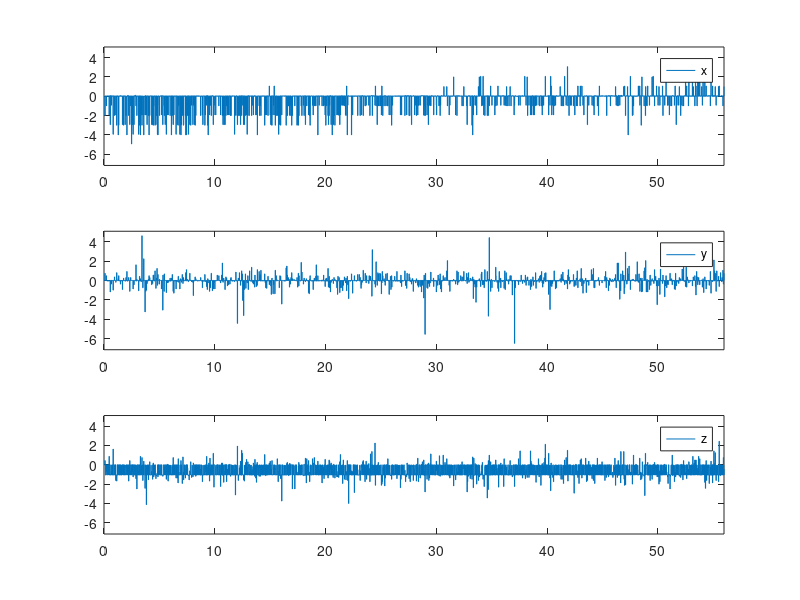
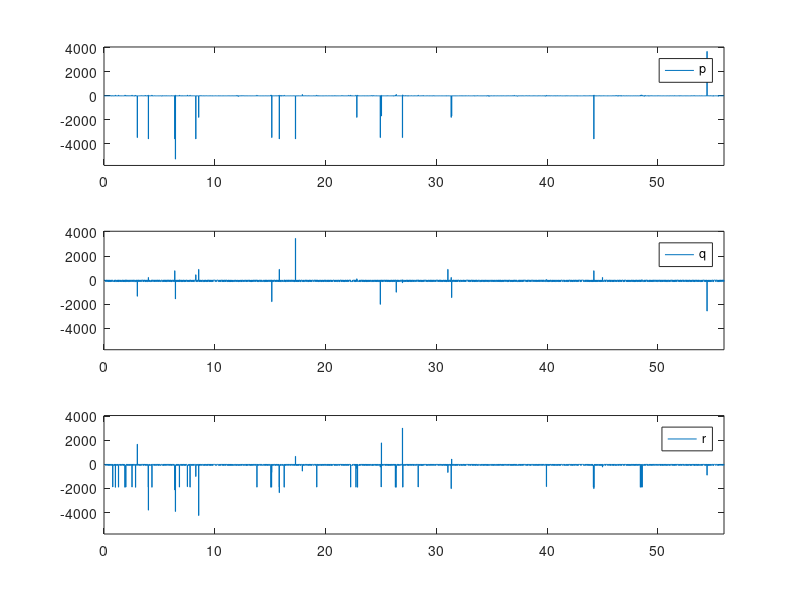
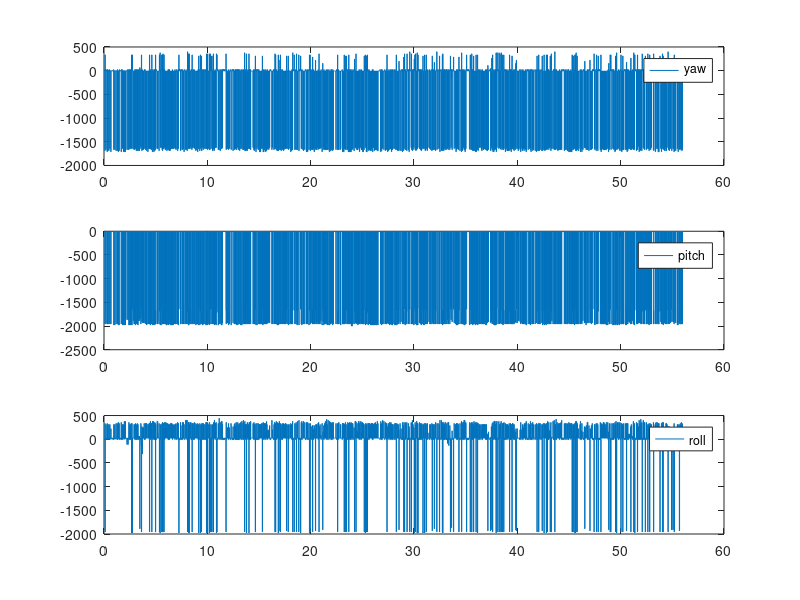

The MATLAB source for these figures, in order:
clear; clc; close all;
addpath logfiles
load main.mat
version = "new";

%% Extract the data from yout_rt
time = yout_rt.time;
acc= squeeze(yout_rt.signals(1).values);
gyr = squeeze(yout_rt.signals(2).values);
euler = squeeze(yout_rt.signals(3).values);

%% Accelerometer plot
figure('Name','Accelerometer')
ax1=subplot(3,1,1);
stairs(time, acc(1,:))
legend('x')
ax2=subplot(3,1,2);
stairs(time, acc(2,:))
legend('y')
ax3=subplot(3,1,3);
stairs(time, acc(3,:))
legend('z')
linkaxes([ax1 ax2 ax3],'xy')
axis([min(time) max(time) 1.1*min(min(acc(:,:))) 1.1*max(max(acc(:,:)))])


if (version == "org")
%% Gyro plot original hugin
figure('Name','Gyro')
ax1=subplot(3,1,1);
stairs(time, gyr(1,:))
legend('p')
ax2=subplot(3,1,2);
stairs(time, gyr(2,:))
legend('q')
ax3=subplot(3,1,3);
stairs(time, gyr(3,:))
legend('r')
linkaxes([ax1 ax2 ax3],'xy')
%axis([min(time) max(time) 1.1*180/pi()*min(min(gyr(:,:))) 1.1*180/pi()*max(max(gyr(:,:)))])

%% Magnotometer plot
figure('Name','Magnetometer')
ax1=subplot(3,1,1);
stairs(time, euler(1,:))
legend('x')
ax2=subplot(3,1,2);
stairs(time, euler(2,:))
legend('y')
ax3=subplot(3,1,3);
stairs(time, euler(3,:))
legend('z')
end

if (version == "new")
%% Gyro plot new hugin
figure('Name','Gyro')
ax1=subplot(3,1,1);
stairs(time, 180/pi()*gyr(1,:))
legend('p')
ax2=subplot(3,1,2);
stairs(time, 180/pi()*gyr(2,:))
legend('q')
ax3=subplot(3,1,3);
stairs(time, 180/pi()*gyr(3,:))
legend('r')
linkaxes([ax1 ax2 ax3],'xy')
axis([min(time) max(time) 1.1*180/pi()*min(min(gyr(:,:))) 1.1*180/pi()*max(max(gyr(:,:)))])

%% Euler angles plot
figure('Name','Euler angles')
ax1=subplot(3,1,1);
stairs(time, 180/pi()*euler(1,:))
legend('yaw')
ax2=subplot(3,1,2);
stairs(time, 180/pi()*euler(2,:))
legend('pitch')
ax3=subplot(3,1,3);
stairs(time, 180/pi()*euler(3,:))
legend('roll')

end
